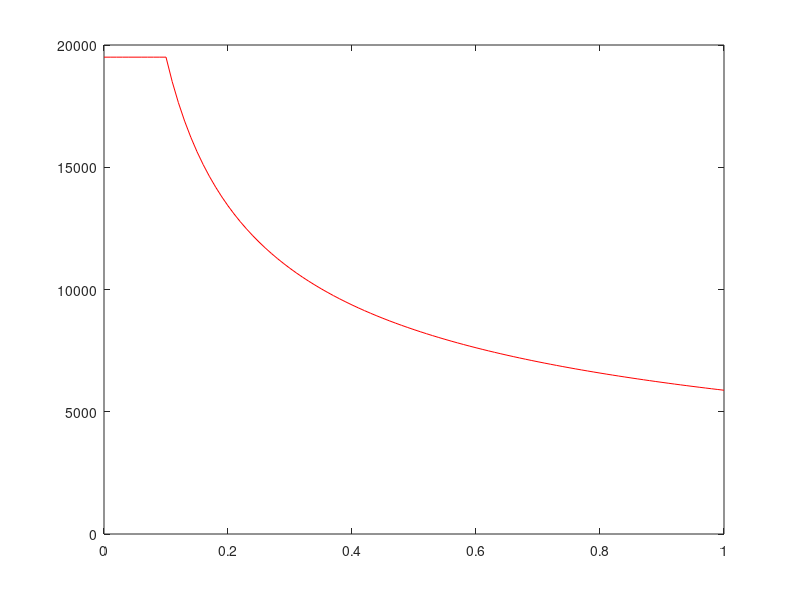
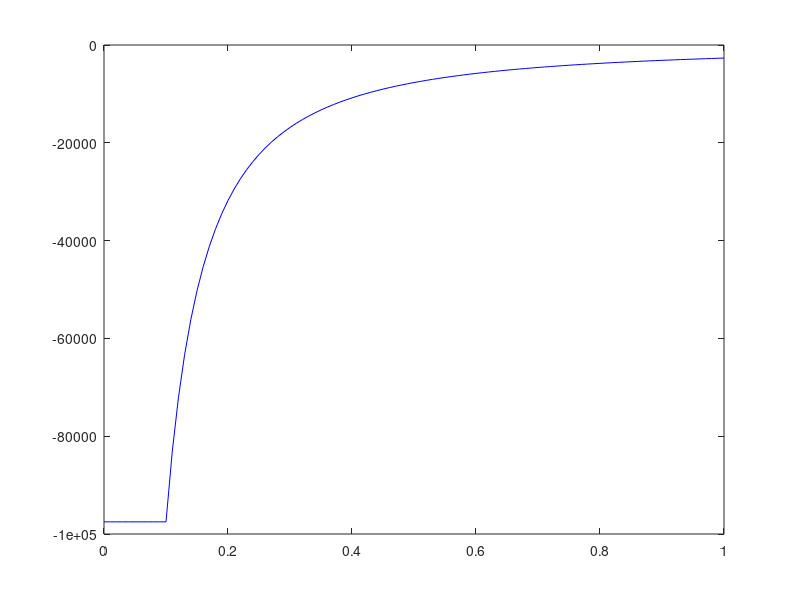

Reproduce these figures in MATLAB, in order.
%% J function Pc curves
s = 0:0.01:1;
swr = 0.1;
snwr = 0.1;
alpha  = 4.361e-2;
K = 1e-13;
por = 0.2;

% Rescale sat
S = (s - snwr)/(1 - snwr) + 0.1;
S(s<snwr) = 0.1;

% J function
J = 0.1.*(S).^(-0.5);
dJ = - 0.1*0.5*(S).^(-1.5);

%Pc
Pc = alpha * (por./K).^(0.5) * J;
dPc = alpha .* (por./K).^(0.5) .* dJ;

figure(1)
title('Pc vs Sw')
plot(s, Pc, 'red');
xlim([0 1]);

figure(2)
title('dPc vs Sw')
plot(s, dPc, 'blue');
xlim([0 1]);

